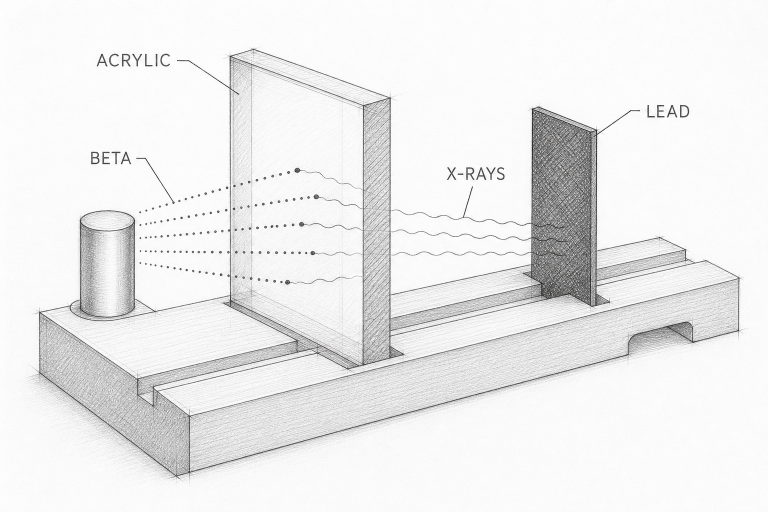
#> input picture art/plates/beta-shield-materials-raw.png, 1536 x 1024 px (shown at 1/2 size)
$ python -i make-tool-art.py   (imports and definitions only)
#> lines starting #> are read from the running program, lines starting #| are printed output that depends on the picture
#> further down, picture is the input picture: PIL image 1536x1024 RGB; mean R, G, B 236.6, 236.7, 236.8
#!/usr/bin/env python3
"""도구 그림 일곱 장을 다시 굽는다 — 허브 카드가 쓰는 것.

★ **커밋된 산출물은 반드시 낡는다.** 그림이 레포에 들어 있으므로 어떻게 만들었는지가
  함께 있어야 한다. 프롬프트를 여기 정본으로 두고, 결과의 sha256 을
  `public/img/tools/sources.json` 에 적는다.

쓰는 법:
    POLLO_API_KEY=... python3 scripts/make-tool-art.py            # 일곱 장 전부
    POLLO_API_KEY=... python3 scripts/make-tool-art.py decay beta # 골라서

★ **키를 레포에 두지 않는다** — 환경변수로만 받는다. 명령줄 인자로도 받지 않는다
  (셸 기록에 남는다).

필요: Pillow. Pollo AI 의 GPT Image 2 를 쓴다.

★★ **quality=medium 을 쓴다**(2026-09-15 소유주 지시 「더 고급지게 … 전문가가 그린 것처럼
  디테일 살려줘」). 평면 도형 그림일 때는 low 로 충분했지만, **해칭으로 계조를 쌓는 각판화
  기법은 low 에서 뭉갠다.** 값은 0.11 → 0.97 credit(장당 약 $0.06).
"""
import hashlib, json, os, sys, time, urllib.request
from io import BytesIO
from PIL import Image

BASE = "https://pollo.ai/api/platform"
MODEL = "openai/gpt-image-2-0"
OUT = os.path.join(os.path.dirname(__file__), "..", "public", "img", "tools")

# ★ 바탕을 한 색으로 맞춘다 — 생성 결과가 #f4f0e7~#fbf7e8 로 갈렸고,
#   일곱이 **나란히 놓이면 그 차이가 보인다.**
GROUND = (250, 245, 230)   # #faf5e6

# ★★ 공통 문체 — **각판화(engraving) 기법**이다(2026-09-15 개정).
#   그전에는 「둥근 도형 두셋」이었는데 고급스러움과는 반대 방향이었다. 우산의 lab 그림
#   (`calc.webp`)이 이미 세선 잉크인데 도구 타일만 납작해 **한 집안으로 안 보였다.**
#   ★ 팔레트 규약을 문장으로 못 박는다 — 「앰버는 정확히 하나」가 이 사이트의 규칙이고
#     모델은 두 곳을 칠하려 든다.
#   ★ **방사선 삼엽 표지를 막는다** — 안 막으면 선원 캡슐에 그려 넣는다(실측). 플랫폼은
#     그 기호를 브랜드로 쓰지 않는다: 「위험을 경고하는 곳」으로 읽히고 용도가 규제된다.
STYLE = (
    "A finely detailed technical pen-and-ink illustration in the manner of a classic "
    "nineteenth-century scientific instrument engraving. Drawn entirely in fine hatching and "
    "cross-hatching with a sharp nib, in warm graphite grey ink on warm off-white laid paper. "
    "Precise draughtsman's linework with confident contour lines and tonal shading built only from "
    "line work — no flat fills, no airbrush, no soft shading. Exactly ONE element is picked out in a "
    "warm amber ochre; every other part is grey ink on the off-white paper, with no other colour "
    "anywhere. Centred composition, the subject filling most of the frame with a small even margin. "
    "IMPORTANT: no radiation trefoil, no hazard symbols, no warning signs, no logos of any kind. "
    "No text, no letters, no numerals, no watermark, no signature. Square format, plain paper "
    "background with no scenery."
)

# ★ 소재는 `lib/tool-icons.ts` 의 16px 기호와 **짝을 이룬다** — 같은 도구가 두 곳에서
#   다른 그림이면 한쪽에서 배운 것이 다른 쪽에서 쓸모없다. 하나를 바꾸면 둘 다 바꾼다.
#   기법을 각판화로 올리면서 **소재는 그대로 두었다** — 짝이 깨지지 않게.
SUBJECTS = {
    "units": "Two graduated glass measuring cylinders of different heights standing side by side on a "
             "level bench, each with finely etched scale rings and a poured lip, and one slender "
             "two-way arrow curving between them. THE AMBER ELEMENT IS: the two-way arrow.",
    "decay": "An hourglass with turned hardwood posts, brass collars and blown glass bulbs, the sand "
             "gathered in the lower bulb with a fine thread still falling through the waist. "
             "THE AMBER ELEMENT IS: the sand.",
    "gamma-shielding": "A small cylindrical sealed source capsule standing on a machined flanged "
             "pedestal at the left, and a neatly interlocked stack of lead shielding bricks rising at "
             "the right, with a narrow fan of rays travelling from the capsule and striking the brick "
             "face. THE AMBER ELEMENT IS: the fan of rays.",
    "specific-activity": "A precision two-pan analytical balance with a slender beam, knife-edge pivot "
             "and hanging pans, a small machined metal block resting on the left pan. "
             "THE AMBER ELEMENT IS: the machined block.",
    "mda": "A magnifying lens with a brass rim and a turned hardwood handle, held above a plain plate "
             "on which sits one single very small speck. THE AMBER ELEMENT IS: the small speck.",
    "beta": "A thin flat absorber sheet standing upright in a slotted machined holder, with the curved "
             "track of a single particle approaching from the left and terminating at the sheet's "
             "face. THE AMBER ELEMENT IS: the particle at the end of the track.",
    "alara": "A mechanical stopwatch with a knurled crown, a hinged bezel and a plain dial bearing "
             "only tick marks and two hands. THE AMBER ELEMENT IS: the long sweep hand.",
}


# [25 lines left out: functions call, generate, not called in this run]


def finish(im):
    """바탕을 맞추고 **내용 경계로 자른다.**

    ★ 여백을 그대로 두면 안 된다 — 모델이 주는 여백이 장마다 다르다(내용이 프레임의 52~99%).
      줄여서 쓰면 여백만 큰 장이 **비어 보인다.**
    ★ 숨통은 8% 다 — 각판화 판은 이미 프레임을 꽉 채우므로 넓게 주면 도로 작아진다.
    ★★ 내보내는 크기는 **320px** 이고 화면에서는 112px 로 쓴다. 56px 로 줄이면
      **해칭이 뭉개져 회색 덩어리**가 된다 — 디테일은 크기를 요구한다.
    """
    w, h = im.size
#> w = 1536; h = 1024
    corners = [im.getpixel(p) for p in [(5, 5), (w - 6, 5), (5, h - 6), (w - 6, h - 6)]]
#> corners = [(250, 251, 251), (247, 247, 247), (253, 253, 253), (253, 253, 253)]
    bg = tuple(sum(c[i] for c in corners) // 4 for i in range(3))
#> bg = (250, 251, 251)
    off = tuple(GROUND[i] - bg[i] for i in range(3))
#> off = (0, -6, -21)
    im = Image.merge("RGB", [ch.point(lambda v, o=off[i]: max(0, min(255, v + o)))
                             for i, ch in enumerate(im.split())])
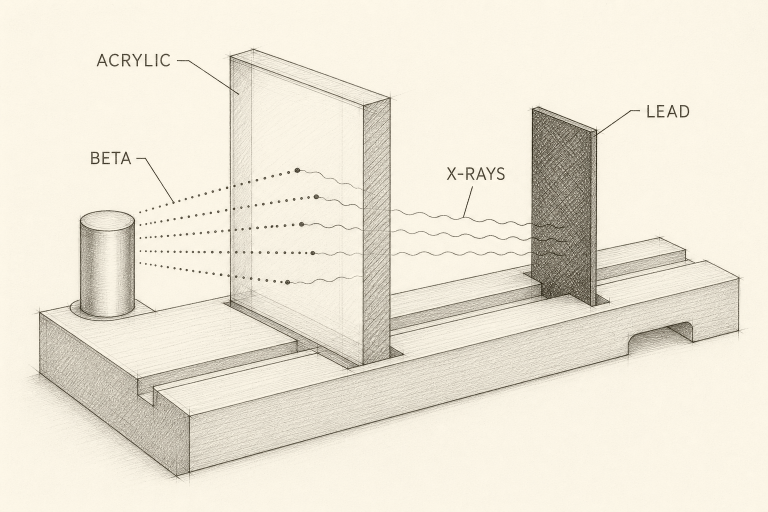
#> im: PIL image 1536x1024 RGB (shown at 1/2 size); mean R, G, B 236.6, 230.7, 215.8

    probe = im.resize((256, 256), Image.LANCZOS).load()
    xs, ys = [], []
    for y in range(256):
        for x in range(256):
            p = probe[x, y]
            if sum(abs(p[i] - GROUND[i]) for i in range(3)) > 40:
                xs.append(x); ys.append(y)
#> after the loop, xs = 17108 values, max 246 at index 6111, min 10 at index 12716, mean 122.9; ys = 17108 values from 24 to 239
    if xs:
        cx, cy = (min(xs) + max(xs)) / 2, (min(ys) + max(ys)) / 2
#> cx = 128; cy = 131.5
        half = max(max(xs) - min(xs), max(ys) - min(ys)) / 2 * 1.08   # 내용 + 8% 숨통
#> half = 127.4
        k = im.size[0] / 256
#> k = 6
        side = int(min(im.size[0], half * 2 * k))
#> side = 1529
        L = max(0, min(im.size[0] - side, int(cx * k - side / 2)))
#> L = 3
        T = max(0, min(im.size[1] - side, int(cy * k - side / 2)))
#> T = 0
        im = im.crop((L, T, L + side, T + side))
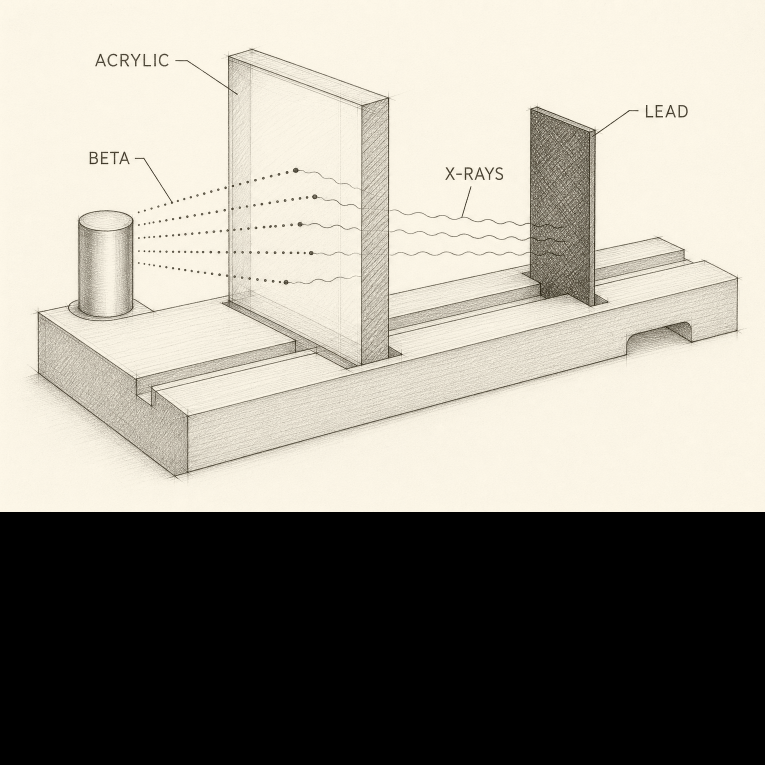
#> im: PIL image 1529x1529 RGB (shown at 1/2 size); mean R, G, B 158.4, 154.4, 144.5
    return im.resize((320, 320), Image.LANCZOS)
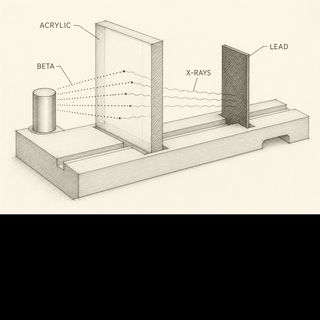
#> returned value: PIL image 320x320 RGB; mean R, G, B 158.4, 154.5, 144.5


# [20 lines left out: function main, not called in this run]


# [2 lines not run here, left out]

>>> from PIL import Image
>>> picture = Image.open('../art/plates/beta-shield-materials-raw.png')
>>> result = finish(picture)
